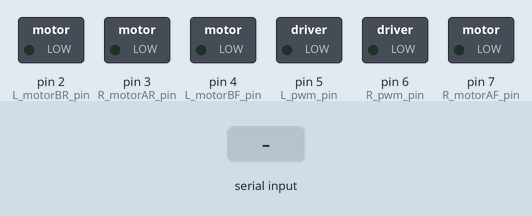
The sketch below on a simulated Arduino Mega 2560, built with avr-gcc and run on an emulated ATmega2560. Parts: switched loads named in the sketch (green lamp = pin HIGH). The inputs (shaded band) are chosen by the test bench. What the sketch prints to the serial monitor is not drawn.

Above: at 1.2 s.
1.3 s: "left" received over the second serial link
At 4.25 s:
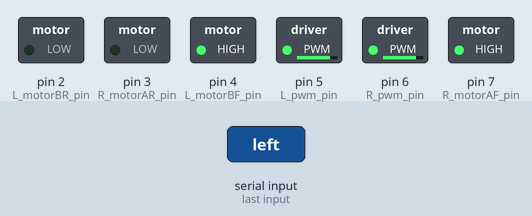
4.3 s: "b" received over the second serial link
At 4.9 s:
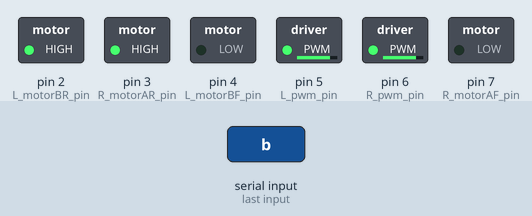
Timing chart, 0 to 7.3 s (numbered marks = the images above; inputs shaded):
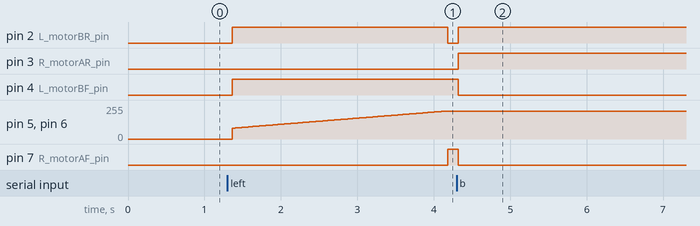

Measured:
- after the input at 1.3 s, pin 2 (L_motorBR_pin): LOW → HIGH after 0.06 s, → LOW 2.8 s later; pin 4 (L_motorBF_pin): LOW → HIGH after 0.06 s; pin 5 (L_pwm_pin), pin 6 (R_pwm_pin): moves from 0/255 to 210/255 over 2.8 s, starting after 0.06 s; pin 7 (R_motorAF_pin): LOW → HIGH after 2.9 s
- after the input at 4.3 s, pin 2 (L_motorBR_pin), pin 3 (R_motorAR_pin): LOW → HIGH at once; pin 4 (L_motorBF_pin), pin 7 (R_motorAF_pin): HIGH → LOW at once

The sketch:

controller_semi.ino
```cpp
int R_pwm_pin=6;
int R_motorAF_pin=7;
int R_motorAR_pin=3;
int L_motorBF_pin=4;
int L_motorBR_pin=2;
int L_pwm_pin=5;

int motorpwm_val=0;
// input

//Parameter
int Speed_L;
int Speed_R;
int current_vel;
int target_vel;

int status = 0;

void setup() {
  Serial.begin(9600);
  Serial1.begin(9600);
  //OUTPUT
  pinMode(L_motorBF_pin, OUTPUT);
  pinMode(L_motorBR_pin, OUTPUT);
  pinMode(R_motorAF_pin, OUTPUT);
  pinMode(R_motorAR_pin, OUTPUT);

  // Parameter Output initialize
  analogWrite(L_pwm_pin,0);
  analogWrite(R_pwm_pin,0);
  digitalWrite(L_motorBF_pin, LOW);
  digitalWrite(L_motorBR_pin, LOW);
  digitalWrite(R_motorAF_pin, LOW);
  digitalWrite(R_motorAR_pin, LOW);
  Speed_L=100;
  Speed_R=100;
  current_vel=80;
  target_vel=210;

  Serial.println("hello!");
}

void Motor(int LBF,int LBR, int RAF, int RAR){
  digitalWrite(L_motorBF_pin, LBF);
  digitalWrite(L_motorBR_pin, LBR);
  digitalWrite(R_motorAF_pin, RAF);
  digitalWrite(R_motorAR_pin, RAR);
}
void Foward(){
  Motor(HIGH,LOW,HIGH,LOW);
  Speed_L=current_vel;
  Speed_R=current_vel;
}
void Backward(){
  Motor(LOW,HIGH,LOW,HIGH);
  Speed_L=current_vel;
  Speed_R=current_vel;
}
void Stop(){
  Motor(LOW,LOW,LOW,LOW);
  Speed_L=0;
  Speed_R=0;
}
void Left(){//왼뒤
  Motor(HIGH,LOW,HIGH,LOW);
  Speed_L=170;
  Speed_R=200;
}
void Right(){//오뒤
  Motor(HIGH,LOW,HIGH,LOW);
  Speed_L=200;
  Speed_R=170;
}

void Deceleration(){
   Motor(HIGH,LOW,HIGH,LOW);
   current_vel =current_vel-1;
   Speed_L = current_vel;
   Speed_R = current_vel;

}
void Acceleration(){
 Motor(HIGH,HIGH,LOW,LOW);
  current_vel =current_vel+1;
  Speed_L = current_vel;
  Speed_R = current_vel;

}
void Speed_set(){
  analogWrite(L_pwm_pin,Speed_L);
  analogWrite(R_pwm_pin,Speed_R);
}


// the loop function runs over and over again forever
void loop() {
  // 블루투스 모듈 -> 아두이노 -> 시리얼 모니터
  if(Serial1.available()){ // 데이터 수신 대기
    delay(5);
    Serial.write(Serial1.read());
    Serial.println("Serial1 available in if");

  }
  if(Serial.available()){ // 시리얼 모니터 확인

    delay(5);
    Serial.println("Serial available in if");

    Serial1.write(Serial.read());

  }
  //while(Serial1.available()){
  while(Serial1.available()>0){
    delay(1);
    Serial.println("Serial1 available in while");
    char myChar = Serial1.read();
    char def = myChar;
    if(myChar=='f'){
      status = 1;
      Serial.println("if까지는 들어옴");
      Serial.println("반복작업중?");
      while(status==1){
        if(current_vel<target_vel){
          Acceleration();
          Speed_set();
          Serial.print(current_vel);
          Serial.print(" CV<TV ");
          Serial.println(target_vel);
        }else if(current_vel==target_vel){
          Foward();
          Speed_set();
          Serial.print(current_vel);
          Serial.print("CV=TV");
          Serial.println(target_vel);
        }else{
          Deceleration();
          Speed_set();
          Serial.print(current_vel);
          Serial.print("CV>TV");
          Serial.println(target_vel);
        }
        Serial.println(myChar);
        myChar=Serial1.read();
        if(myChar=='s'||myChar=='b')break;
        Serial.println(myChar);
        }
        Serial.println(myChar);


    }
    if(myChar=='b'){
      Backward();
      Speed_set();
    }
    if(myChar=='s'){
      status = 2;
      Serial.println("s");
      Stop();
      Speed_set();
    }
    if(myChar=="left"){
      Left();
      Speed_set();
    }
    if(myChar=="right"){
      Right();
      Speed_set();
    }


    //Serial.println(myChar+millis());
  }
  /*if(Serial.available()>0){

    char data;
    data = Serial.read();

  }*/
}
```
